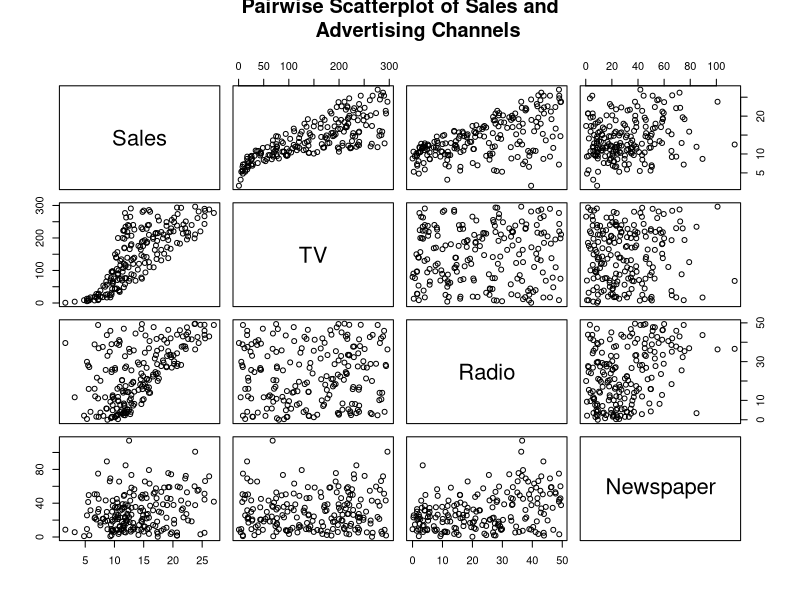
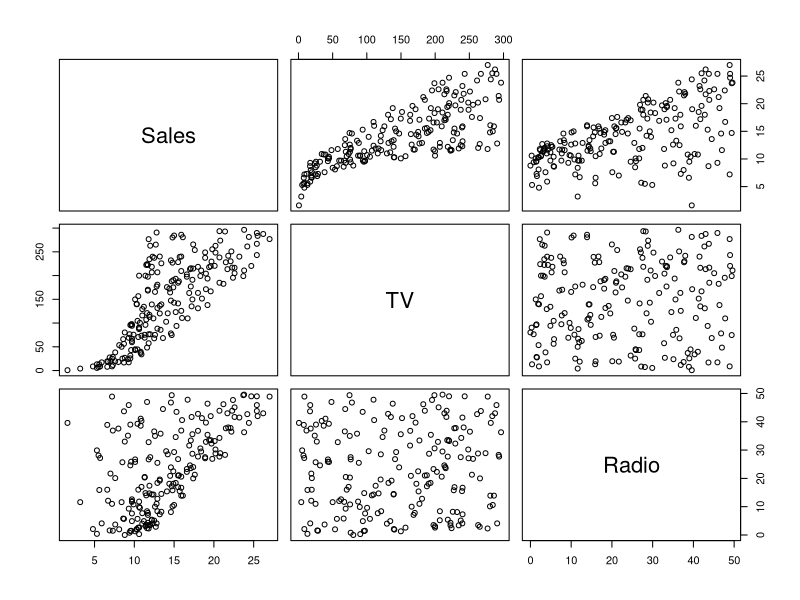
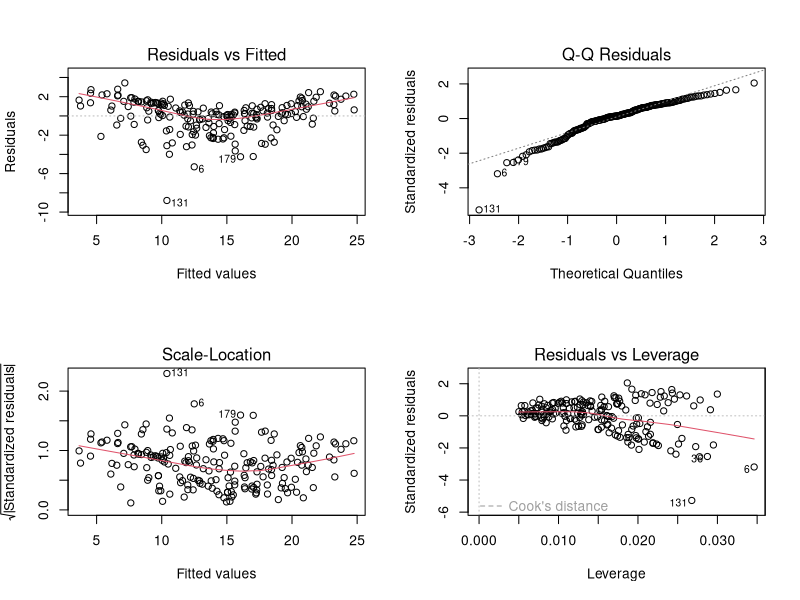
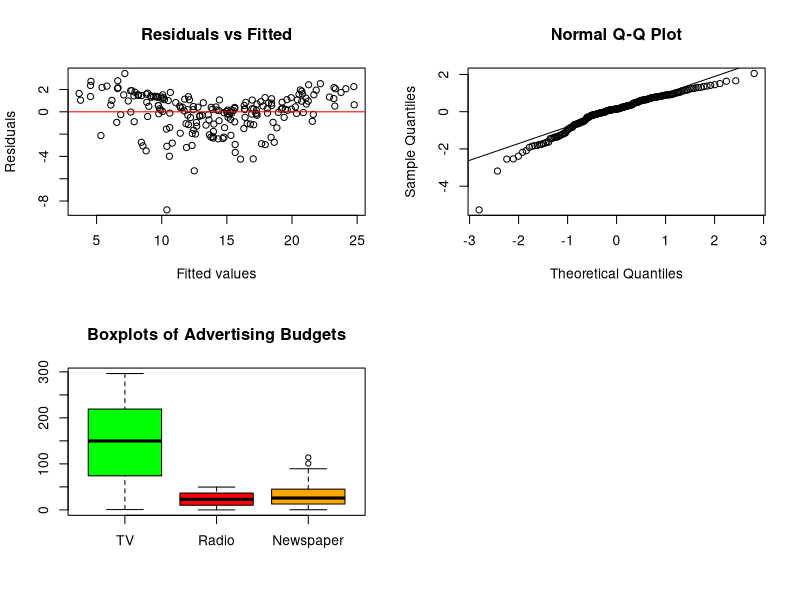

Reproduce these figures in R, in order. (Note: this script raises an error after producing the figures.)
## ---- chunk 1
# Load necessary libraries
library(MASS)          # for boxcox
library(glmnet)        # for LASSO
library(randomForest)  # for Random Forest
library(car)           # for VIF
library(ggplot2)       # for nice plots
library(caret)         # for model validation
library(dplyr)         # for data manipulation

# Load data
adver <- read.csv("Advertising And Sales.csv")

# Quick overview
summary(adver)
str(adver)

# Pairwise scatterplot with title
pairs(Sales ~ TV + Radio + Newspaper, data = adver,
      main = "Pairwise Scatterplot of Sales and
      Advertising Channels")


## ---- chunk 2
# Check for missing values
colSums(is.na(adver))
## ---- chunk 3
# Base Multiple Linear Regression
lm_full <- lm(Sales ~ TV + Radio + Newspaper, data = adver)
summary(lm_full)
## ---- chunk 4
# Reduced Model (remove Newspaper)
lm_reduced <- lm(Sales ~ TV + Radio, data = adver)
summary(lm_reduced)
## ---- chunk 5
# Compare Models: Full vs Reduced
anova(lm_reduced, lm_full) # partial F-test 
## ---- chunk 6
# Adjusted R-squared comparison
summary(lm_full)$adj.r.squared # Full model (TV + Radio + Newspaper
summary(lm_reduced)$adj.r.squared # Reduced model (TV + Radio only)
## ---- chunk 7
pairs(Sales ~ TV + Radio, data = adver)
## ---- chunk 8
# Diagnostic Plots for lm_reduced
par(mfrow=c(2,2))
plot(lm_reduced)
## ---- chunk 9
# Residuals vs Fitted for lm_reduced
plot(fitted(lm_reduced), resid(lm_reduced),
     xlab="Fitted values", ylab="Residuals",
     main="Residuals vs Fitted")
abline(h=0, col="red")
## ---- chunk 10
# QQ plot for residuals (Normality)
qqnorm(rstandard(lm_reduced))
qqline(rstandard(lm_reduced))
## ---- chunk 11
# Boxplots to check for outliers in predictors
boxplot(adver[, c("TV", "Radio", "Newspaper")], 
        main="Boxplots of Advertising Budgets", 
        col=c("green", "red", "orange"))

## ---- chunk 12
# Box-Cox transformation for lm_full
boxcox(lm_full, lambda = seq(-2, 2, 0.1),
       main = "Box-Cox Transformation for Sales")
## ---- chunk 13
# Check Influential Observations
influence.measures(lm_reduced)
plot(lm_reduced, which=4) # Cook's distance
plot(lm_reduced, which=5) # Residuals vs Leverage
## ---- chunk 14
# Check multicollinearity
vif(lm_reduced)  # Variance Inflation Factors
## ---- chunk 15
# Three-way interaction model
lm_interaction <- lm(Sales ~ TV * Radio * Newspaper, data = adver)
summary(lm_interaction)

## ---- chunk 16
# Three-way Quadratic Model using lm()
lm_quadratic <- lm(
  Sales ~ (TV + Radio + Newspaper)^3 + 
          I(TV^2) + I(Radio^2) + I(Newspaper^2),
  data = adver
)

# View model summary
summary(lm_quadratic)

## ---- chunk 17
# List of models
models <- list(
  "Full Model"        = lm_full,
  "Reduced Model"     = lm_reduced,
  "Interaction Model" = lm_interaction,
  "Quadratic Model"   = lm_quadratic
)

# Extract statistics
model_names <- names(models)
adj_r2 <- sapply(models, function(m) summary(m)$adj.r.squared)
rse <- sapply(models, function(m) summary(m)$sigma)
aic <- sapply(models, AIC)

# Combine into a data frame
aic_table <- data.frame(
  Model = model_names,
  Adjusted_R2 = round(adj_r2, 4),
  Residual_Std_Error = round(rse, 3),
  AIC = round(aic, 2)
)

# Print the table
print(aic_table, row.names = FALSE)

## ---- chunk 18
library(glmnet)
library(caret)

# Build full quadratic + interaction design matrix
design_formula <- ~ (TV + Radio + Newspaper)^3 + I(TV^2) + I(Radio^2) + I(Newspaper^2)

# Create model matrix (exclude intercept column)
x <- model.matrix(design_formula, data = adver)[, -1]
y <- adver$Sales

# Split into training and testing
set.seed(123)
train_idx <- createDataPartition(y, p = 0.8, list = FALSE)
x_train <- x[train_idx, ]
x_test <- x[-train_idx, ]
y_train <- y[train_idx]
y_test <- y[-train_idx]

# Fit LASSO with cross-validation
lasso_cv <- cv.glmnet(x_train, y_train, alpha = 1)
plot(lasso_cv)

# Best lambda
best_lambda <- lasso_cv$lambda.min
cat("Best lambda:", best_lambda, "\n")

# Final LASSO model
lasso_model <- glmnet(x_train, y_train, alpha = 1, lambda = best_lambda)
print(coef(lasso_model))

# Prediction and RMSE
lasso_pred <- predict(lasso_model, s = best_lambda, newx = x_test)
lasso_rmse <- sqrt(mean((y_test - lasso_pred)^2))
cat("Test RMSE:", round(lasso_rmse, 4), "\n")

## ---- chunk 19
library(randomForest)
library(caret)

# Create interaction and quadratic terms manually
adver_rf <- adver |> 
  mutate(
    TV2 = TV^2,
    Radio2 = Radio^2,
    Newspaper2 = Newspaper^2,
    TV_Radio = TV * Radio,
    TV_Newspaper = TV * Newspaper,
    Radio_Newspaper = Radio * Newspaper,
    TV_Radio_Newspaper = TV * Radio * Newspaper
  )

# Fit Random Forest with all terms
set.seed(123)
rf_model <- randomForest(
  Sales ~ TV + Radio + Newspaper +
          TV2 + Radio2 + Newspaper2 +
          TV_Radio + TV_Newspaper + Radio_Newspaper +
          TV_Radio_Newspaper,
  data = adver_rf,
  importance = TRUE
)

# Print model summary
print(rf_model)

# Variable importance
importance(rf_model)
varImpPlot(rf_model)

# RMSE on full dataset
rf_pred <- predict(rf_model, adver_rf)
rf_rmse <- sqrt(mean((adver_rf$Sales - rf_pred)^2))
cat("Random Forest RMSE:", round(rf_rmse, 4), "\n")

## ---- chunk 20
# 5. Cross-Validation of Updated Models

# Load libraries
library(caret)
library(glmnet)
library(randomForest)
library(dplyr)

# Set seed and split the data
set.seed(232)
train_idx <- createDataPartition(adver$Sales, p = 0.7, list = FALSE)
train_data <- adver[train_idx, ]
test_data <- adver[-train_idx, ]

# 1. Full Model (Three-way)
lm_full <- lm(Sales ~ TV + Radio + Newspaper, data = train_data)
full_pred <- predict(lm_full, newdata = test_data)

# 2. Reduced Model (Two predictors only)
lm_reduced <- lm(Sales ~ TV + Radio, data = train_data)
reduced_pred <- predict(lm_reduced, newdata = test_data)

# 3. Three-Way Interaction Model
lm_interaction <- lm(Sales ~ TV * Radio * Newspaper, data = train_data)
interaction_pred <- predict(lm_interaction, newdata = test_data)

# 4. Three-Way Quadratic Model
lm_poly <- lm(Sales ~ (TV + Radio + Newspaper)^3 + 
                I(TV^2) + I(Radio^2) + I(Newspaper^2), data = train_data)
poly_pred <- predict(lm_poly, newdata = test_data)

# 5. LASSO Model (Three-way)
x_train <- model.matrix(Sales ~ (TV + Radio + Newspaper)^3 + 
                        I(TV^2) + I(Radio^2) + I(Newspaper^2), data = train_data)[, -1]
x_test <- model.matrix(Sales ~ (TV + Radio + Newspaper)^3 + 
                       I(TV^2) + I(Radio^2) + I(Newspaper^2), data = test_data)[, -1]
y_train <- train_data$Sales
y_test <- test_data$Sales

lasso_cv <- cv.glmnet(x_train, y_train, alpha = 1)
lasso_model <- glmnet(x_train, y_train, alpha = 1, lambda = lasso_cv$lambda.min)
lasso_pred <- predict(lasso_model, newx = x_test)

# 6. Random Forest Model (Three-way)
train_data_rf <- train_data %>%
  mutate(
    TV2 = TV^2, Radio2 = Radio^2, Newspaper2 = Newspaper^2,
    TV_Radio = TV * Radio,
    TV_Newspaper = TV * Newspaper,
    Radio_Newspaper = Radio * Newspaper,
    TV_Radio_Newspaper = TV * Radio * Newspaper
  )

test_data_rf <- test_data %>%
  mutate(
    TV2 = TV^2, Radio2 = Radio^2, Newspaper2 = Newspaper^2,
    TV_Radio = TV * Radio,
    TV_Newspaper = TV * Newspaper,
    Radio_Newspaper = Radio * Newspaper,
    TV_Radio_Newspaper = TV * Radio * Newspaper
  )

rf_model <- randomForest(Sales ~ TV + Radio + Newspaper + TV2 + Radio2 + Newspaper2 +
                           TV_Radio + TV_Newspaper + Radio_Newspaper + TV_Radio_Newspaper,
                         data = train_data_rf)
rf_pred <- predict(rf_model, newdata = test_data_rf)

# Evaluation function
metrics <- function(pred, actual) {
  data.frame(
    RMSE = RMSE(pred, actual),
    R2 = R2(pred, actual),
    MAE = MAE(pred, actual)
  )
}

# Combine results
cv_results <- bind_rows(
  metrics(full_pred, test_data$Sales)        %>% mutate(Model = "Full"),
  metrics(reduced_pred, test_data$Sales)     %>% mutate(Model = "Reduced"),
  metrics(interaction_pred, test_data$Sales) %>% mutate(Model = "Three-Way Interaction"),
  metrics(poly_pred, test_data$Sales)        %>% mutate(Model = "Three-Way Quadratic"),
  metrics(lasso_pred, y_test)                %>% mutate(Model = "Three-Way LASSO"),
  metrics(rf_pred, test_data$Sales)          %>% mutate(Model = "Three-Way Random Forest")
)

# Sort by RMSE
cv_results <- cv_results %>% select(Model, everything()) %>% arrange(RMSE)
print(cv_results)

